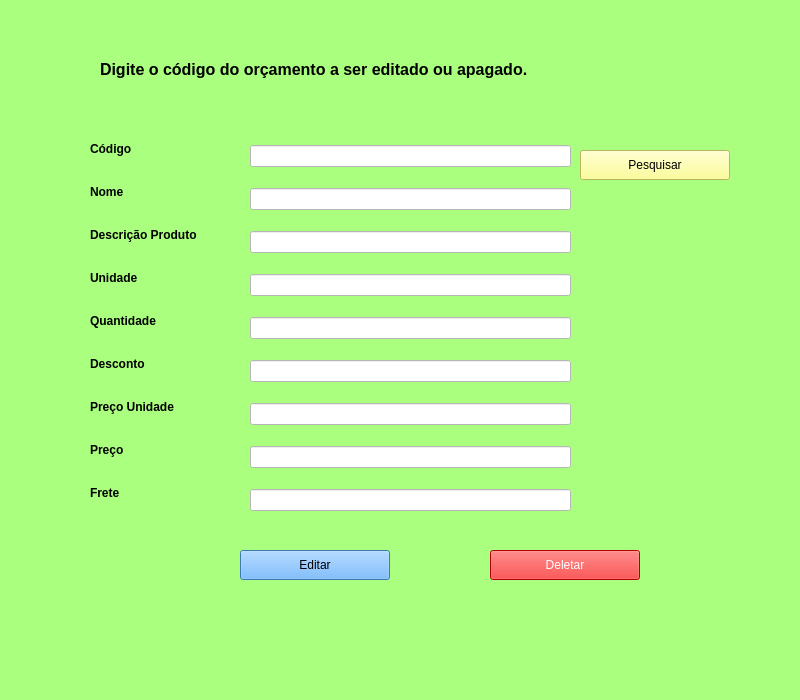
<?xml version="1.0" encoding="UTF-8"?>
<ui version="4.0">
 <class>Form</class>
 <widget class="QWidget" name="Form">
  <property name="geometry">
   <rect>
    <x>0</x>
    <y>0</y>
    <width>800</width>
    <height>700</height>
   </rect>
  </property>
  <property name="minimumSize">
   <size>
    <width>800</width>
    <height>700</height>
   </size>
  </property>
  <property name="maximumSize">
   <size>
    <width>800</width>
    <height>700</height>
   </size>
  </property>
  <property name="windowTitle">
   <string>Editar orçamento</string>
  </property>
  <property name="styleSheet">
   <string notr="true">background-color: rgb(170, 255, 127);</string>
  </property>
  <widget class="QPushButton" name="pushButton_editar">
   <property name="geometry">
    <rect>
     <x>240</x>
     <y>550</y>
     <width>150</width>
     <height>30</height>
    </rect>
   </property>
   <property name="minimumSize">
    <size>
     <width>150</width>
     <height>30</height>
    </size>
   </property>
   <property name="maximumSize">
    <size>
     <width>150</width>
     <height>30</height>
    </size>
   </property>
   <property name="styleSheet">
    <string notr="true">background-color: rgb(85, 170, 255);</string>
   </property>
   <property name="text">
    <string>Editar</string>
   </property>
  </widget>
  <widget class="QPushButton" name="pushButton_deletar">
   <property name="geometry">
    <rect>
     <x>490</x>
     <y>550</y>
     <width>150</width>
     <height>30</height>
    </rect>
   </property>
   <property name="minimumSize">
    <size>
     <width>150</width>
     <height>30</height>
    </size>
   </property>
   <property name="maximumSize">
    <size>
     <width>150</width>
     <height>30</height>
    </size>
   </property>
   <property name="styleSheet">
    <string notr="true">background-color: rgb(255, 0, 0);
color: rgb(255, 255, 255);</string>
   </property>
   <property name="text">
    <string>Deletar</string>
   </property>
  </widget>
  <widget class="QLabel" name="label_7">
   <property name="geometry">
    <rect>
     <x>100</x>
     <y>49</y>
     <width>561</width>
     <height>41</height>
    </rect>
   </property>
   <property name="font">
    <font>
     <family>Segoe UI</family>
     <pointsize>12</pointsize>
     <weight>75</weight>
     <bold>true</bold>
    </font>
   </property>
   <property name="text">
    <string>Digite o código do orçamento a ser editado ou apagado.</string>
   </property>
  </widget>
  <widget class="QPushButton" name="pushButton_pesquisar">
   <property name="geometry">
    <rect>
     <x>580</x>
     <y>150</y>
     <width>150</width>
     <height>30</height>
    </rect>
   </property>
   <property name="minimumSize">
    <size>
     <width>150</width>
     <height>30</height>
    </size>
   </property>
   <property name="maximumSize">
    <size>
     <width>150</width>
     <height>30</height>
    </size>
   </property>
   <property name="styleSheet">
    <string notr="true">background-color: rgb(255, 255, 127);</string>
   </property>
   <property name="text">
    <string>Pesquisar</string>
   </property>
  </widget>
  <widget class="QWidget" name="layoutWidget">
   <property name="geometry">
    <rect>
     <x>250</x>
     <y>130</y>
     <width>321</width>
     <height>401</height>
    </rect>
   </property>
   <layout class="QVBoxLayout" name="verticalLayout">
    <item>
     <widget class="QLineEdit" name="lineEdit_Codigo">
      <property name="styleSheet">
       <string notr="true">background-color: rgb(255, 255, 255);</string>
      </property>
     </widget>
    </item>
    <item>
     <widget class="QLineEdit" name="lineEdit_nome">
      <property name="styleSheet">
       <string notr="true">background-color: rgb(255, 255, 255);</string>
      </property>
     </widget>
    </item>
    <item>
     <widget class="QLineEdit" name="lineEdit_DescProduto">
      <property name="styleSheet">
       <string notr="true">background-color: rgb(255, 255, 255);</string>
      </property>
     </widget>
    </item>
    <item>
     <widget class="QLineEdit" name="lineEdit_Unidade">
      <property name="styleSheet">
       <string notr="true">background-color: rgb(255, 255, 255);</string>
      </property>
     </widget>
    </item>
    <item>
     <widget class="QLineEdit" name="lineEdit_Qtd">
      <property name="styleSheet">
       <string notr="true">background-color: rgb(255, 255, 255);</string>
      </property>
     </widget>
    </item>
    <item>
     <widget class="QLineEdit" name="lineEdit_Desconto">
      <property name="styleSheet">
       <string notr="true">background-color: rgb(255, 255, 255);</string>
      </property>
     </widget>
    </item>
    <item>
     <widget class="QLineEdit" name="lineEdit_PrecoUnidade">
      <property name="styleSheet">
       <string notr="true">background-color: rgb(255, 255, 255);</string>
      </property>
     </widget>
    </item>
    <item>
     <widget class="QLineEdit" name="lineEdit_Preco">
      <property name="styleSheet">
       <string notr="true">background-color: rgb(255, 255, 255);</string>
      </property>
     </widget>
    </item>
    <item>
     <widget class="QLineEdit" name="lineEdit_Frete">
      <property name="styleSheet">
       <string notr="true">background-color: rgb(255, 255, 255);</string>
      </property>
     </widget>
    </item>
   </layout>
  </widget>
  <widget class="QWidget" name="layoutWidget">
   <property name="geometry">
    <rect>
     <x>90</x>
     <y>130</y>
     <width>141</width>
     <height>381</height>
    </rect>
   </property>
   <layout class="QGridLayout" name="gridLayout">
    <item row="2" column="0">
     <widget class="QLabel" name="label_DescProduto">
      <property name="font">
       <font>
        <family>Segoe UI</family>
        <weight>75</weight>
        <bold>true</bold>
       </font>
      </property>
      <property name="text">
       <string>Descrição Produto</string>
      </property>
     </widget>
    </item>
    <item row="7" column="0">
     <widget class="QLabel" name="label_preco">
      <property name="font">
       <font>
        <family>Segoe UI</family>
        <weight>75</weight>
        <bold>true</bold>
       </font>
      </property>
      <property name="text">
       <string>Preço</string>
      </property>
     </widget>
    </item>
    <item row="1" column="0">
     <widget class="QLabel" name="label_nome">
      <property name="font">
       <font>
        <family>Segoe UI</family>
        <weight>75</weight>
        <bold>true</bold>
       </font>
      </property>
      <property name="text">
       <string>Nome</string>
      </property>
     </widget>
    </item>
    <item row="0" column="0">
     <widget class="QLabel" name="label_codigo">
      <property name="font">
       <font>
        <family>Segoe UI</family>
        <weight>75</weight>
        <bold>true</bold>
       </font>
      </property>
      <property name="text">
       <string>Código</string>
      </property>
     </widget>
    </item>
    <item row="5" column="0">
     <widget class="QLabel" name="label_desconto">
      <property name="font">
       <font>
        <family>Segoe UI</family>
        <weight>75</weight>
        <bold>true</bold>
       </font>
      </property>
      <property name="text">
       <string>Desconto</string>
      </property>
     </widget>
    </item>
    <item row="3" column="0">
     <widget class="QLabel" name="label_unidade">
      <property name="font">
       <font>
        <family>Segoe UI</family>
        <weight>75</weight>
        <bold>true</bold>
       </font>
      </property>
      <property name="text">
       <string>Unidade</string>
      </property>
      <property name="buddy">
       <cstring>lineEdit_Unidade</cstring>
      </property>
     </widget>
    </item>
    <item row="4" column="0">
     <widget class="QLabel" name="label_quantidade">
      <property name="font">
       <font>
        <family>Segoe UI</family>
        <weight>75</weight>
        <bold>true</bold>
       </font>
      </property>
      <property name="text">
       <string>Quantidade</string>
      </property>
     </widget>
    </item>
    <item row="10" column="0">
     <widget class="QLabel" name="label_frete">
      <property name="font">
       <font>
        <family>Segoe UI</family>
        <weight>75</weight>
        <bold>true</bold>
       </font>
      </property>
      <property name="text">
       <string>Frete</string>
      </property>
     </widget>
    </item>
    <item row="6" column="0">
     <widget class="QLabel" name="label_preco_unid">
      <property name="font">
       <font>
        <family>Segoe UI</family>
        <weight>75</weight>
        <bold>true</bold>
       </font>
      </property>
      <property name="text">
       <string>Preço Unidade</string>
      </property>
     </widget>
    </item>
   </layout>
  </widget>
 </widget>
 <resources/>
 <connections/>
</ui>
